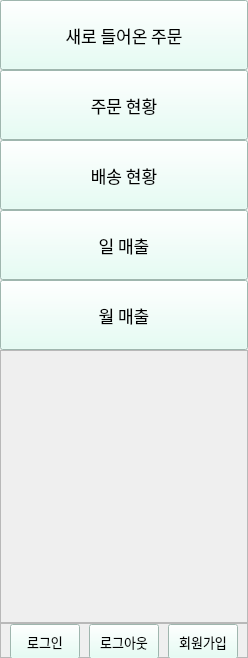
         <widget class="QWidget" name="scrollAreaWidgetContents">
          <property name="geometry">
           <rect>
            <x>0</x>
            <y>0</y>
            <width>248</width>
            <height>658</height>
           </rect>
          </property>
          <property name="minimumSize">
           <size>
            <width>200</width>
            <height>0</height>
           </size>
          </property>
          <layout class="QVBoxLayout" name="verticalLayout_2">
           <property name="spacing">
            <number>0</number>
           </property>
           <property name="leftMargin">
            <number>0</number>
           </property>
           <property name="topMargin">
            <number>0</number>
           </property>
           <property name="rightMargin">
            <number>0</number>
           </property>
           <property name="bottomMargin">
            <number>0</number>
           </property>
           <item>
            <widget class="QPushButton" name="btn_new_order">
             <property name="minimumSize">
              <size>
               <width>150</width>
               <height>70</height>
              </size>
             </property>
             <property name="maximumSize">
              <size>
               <width>300</width>
               <height>70</height>
              </size>
             </property>
             <property name="font">
              <font>
               <family>나눔스퀘어_ac Bold</family>
               <pointsize>13</pointsize>
              </font>
             </property>
             <property name="styleSheet">
              <string notr="true">QPushButton{
	background-color: rgb(222, 255, 243);
}
QPushButton:hover{
	background-color: rgb(167, 255, 226);
}</string>
             </property>
             <property name="text">
              <string>새로 들어온 주문</string>
             </property>
            </widget>
           </item>
           <item>
            <widget class="QPushButton" name="btn_order_status">
             <property name="minimumSize">
              <size>
               <width>150</width>
               <height>70</height>
              </size>
             </property>
             <property name="maximumSize">
              <size>
               <width>300</width>
               <height>70</height>
              </size>
             </property>
             <property name="font">
              <font>
               <family>나눔스퀘어_ac Bold</family>
               <pointsize>13</pointsize>
              </font>
             </property>
             <property name="styleSheet">
              <string notr="true">QPushButton{
	background-color: rgb(222, 255, 243);
}
QPushButton:hover{
	background-color: rgb(167, 255, 226);
}</string>
             </property>
             <property name="text">
              <string>주문 현황</string>
             </property>
            </widget>
           </item>
           <item>
            <widget class="QPushButton" name="btn_delivery_status">
             <property name="minimumSize">
              <size>
               <width>150</width>
               <height>70</height>
              </size>
             </property>
             <property name="maximumSize">
              <size>
               <width>300</width>
               <height>70</height>
              </size>
             </property>
             <property name="font">
              <font>
               <family>나눔스퀘어_ac Bold</family>
               <pointsize>13</pointsize>
              </font>
             </property>
             <property name="styleSheet">
              <string notr="true">QPushButton{
	background-color: rgb(222, 255, 243);
}
QPushButton:hover{
	background-color: rgb(167, 255, 226);
}</string>
             </property>
             <property name="text">
              <string>배송 현황</string>
             </property>
            </widget>
           </item>
           <item>
            <widget class="QPushButton" name="btn_daily_sales">
             <property name="minimumSize">
              <size>
               <width>150</width>
               <height>70</height>
              </size>
             </property>
             <property name="maximumSize">
              <size>
               <width>300</width>
               <height>70</height>
              </size>
             </property>
             <property name="font">
              <font>
               <family>나눔스퀘어_ac Bold</family>
               <pointsize>13</pointsize>
              </font>
             </property>
             <property name="styleSheet">
              <string notr="true">QPushButton{
	background-color: rgb(222, 255, 243);
}
QPushButton:hover{
	background-color: rgb(167, 255, 226);
}</string>
             </property>
             <property name="text">
              <string>일 매출</string>
             </property>
            </widget>
           </item>
           <item>
            <widget class="QPushButton" name="btn_monthly_sales">
             <property name="minimumSize">
              <size>
               <width>150</width>
               <height>70</height>
              </size>
             </property>
             <property name="maximumSize">
              <size>
               <width>300</width>
               <height>70</height>
              </size>
             </property>
             <property name="font">
              <font>
               <family>나눔스퀘어_ac Bold</family>
               <pointsize>13</pointsize>
              </font>
             </property>
             <property name="styleSheet">
              <string notr="true">QPushButton{
	background-color: rgb(222, 255, 243);
}
QPushButton:hover{
	background-color: rgb(167, 255, 226);
}</string>
             </property>
             <property name="text">
              <string>월 매출</string>
             </property>
            </widget>
           </item>
           <item>
            <widget class="QFrame" name="frame_3">
             <property name="frameShape">
              <enum>QFrame::StyledPanel</enum>
             </property>
             <property name="frameShadow">
              <enum>QFrame::Raised</enum>
             </property>
            </widget>
           </item>
           <item>
            <widget class="QFrame" name="frame_5">
             <property name="maximumSize">
              <size>
               <width>16777215</width>
               <height>35</height>
              </size>
             </property>
             <property name="frameShape">
              <enum>QFrame::StyledPanel</enum>
             </property>
             <property name="frameShadow">
              <enum>QFrame::Raised</enum>
             </property>
             <layout class="QHBoxLayout" name="horizontalLayout_3">
              <property name="spacing">
               <number>0</number>
              </property>
              <property name="leftMargin">
               <number>0</number>
              </property>
              <property name="topMargin">
               <number>0</number>
              </property>
              <property name="rightMargin">
               <number>0</number>
              </property>
              <property name="bottomMargin">
               <number>0</number>
              </property>
              <item>
               <widget class="QPushButton" name="btn_login">
                <property name="minimumSize">
                 <size>
                  <width>70</width>
                  <height>35</height>
                 </size>
                </property>
                <property name="maximumSize">
                 <size>
                  <width>70</width>
                  <height>35</height>
                 </size>
                </property>
                <property name="font">
                 <font>
                  <family>나눔스퀘어_ac Bold</family>
                  <pointsize>10</pointsize>
                 </font>
                </property>
                <property name="styleSheet">
                 <string notr="true">QPushButton{
	background-color: rgb(222, 255, 243);
}
QPushButton:hover{
	background-color: rgb(167, 255, 226);
}</string>
                </property>
                <property name="text">
                 <string>로그인</string>
                </property>
               </widget>
              </item>
              <item>
               <widget class="QPushButton" name="btn_logout">
                <property name="minimumSize">
                 <size>
                  <width>70</width>
                  <height>35</height>
                 </size>
                </property>
                <property name="maximumSize">
                 <size>
                  <width>70</width>
                  <height>35</height>
                 </size>
                </property>
                <property name="font">
                 <font>
                  <family>나눔스퀘어_ac Bold</family>
                  <pointsize>10</pointsize>
                 </font>
                </property>
                <property name="styleSheet">
                 <string notr="true">QPushButton{
	background-color: rgb(222, 255, 243);
}
QPushButton:hover{
	background-color: rgb(167, 255, 226);
}</string>
                </property>
                <property name="text">
                 <string>로그아웃</string>
                </property>
               </widget>
              </item>
              <item>
               <widget class="QPushButton" name="btn_signup">
                <property name="minimumSize">
                 <size>
                  <width>70</width>
                  <height>35</height>
                 </size>
                </property>
                <property name="maximumSize">
                 <size>
                  <width>70</width>
                  <height>35</height>
                 </size>
                </property>
                <property name="font">
                 <font>
                  <family>나눔스퀘어_ac Bold</family>
                  <pointsize>10</pointsize>
                 </font>
                </property>
                <property name="styleSheet">
                 <string notr="true">QPushButton{
	background-color: rgb(222, 255, 243);
}
QPushButton:hover{
	background-color: rgb(167, 255, 226);
}</string>
                </property>
                <property name="text">
                 <string>회원가입</string>
                </property>
               </widget>
              </item>
             </layout>
            </widget>
           </item>
          </layout>
         </widget>
